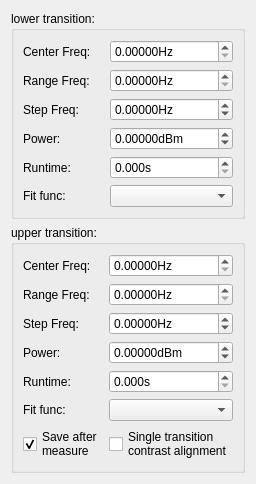
            <widget class="QWidget" name="tab_6">
             <attribute name="title">
              <string>ODMR</string>
             </attribute>
             <layout class="QGridLayout" name="gridLayout_23">
              <item row="0" column="1" colspan="2">
               <widget class="QGroupBox" name="groupBox_7">
                <property name="title">
                 <string>lower transition:</string>
                </property>
                <layout class="QGridLayout" name="gridLayout_24">
                 <item row="1" column="0">
                  <widget class="QLabel" name="label_14">
                   <property name="text">
                    <string>Range Freq:</string>
                   </property>
                  </widget>
                 </item>
                 <item row="0" column="0">
                  <widget class="QLabel" name="label_13">
                   <property name="text">
                    <string>Center Freq:</string>
                   </property>
                  </widget>
                 </item>
                 <item row="5" column="1">
                  <widget class="QComboBox" name="align_2d_odmr_low_fit_func_ComboBox"/>
                 </item>
                 <item row="3" column="1">
                  <widget class="ScienDSpinBox" name="align_2d_odmr_low_power_DSpinBox">
                   <property name="suffix">
                    <string>dBm</string>
                   </property>
                   <property name="decimals">
                    <number>5</number>
                   </property>
                   <property name="minimum">
                    <double>-100.000000000000000</double>
                   </property>
                   <property name="maximum">
                    <double>100.000000000000000</double>
                   </property>
                  </widget>
                 </item>
                 <item row="2" column="0">
                  <widget class="QLabel" name="label_15">
                   <property name="text">
                    <string>Step Freq:</string>
                   </property>
                  </widget>
                 </item>
                 <item row="0" column="1">
                  <widget class="ScienDSpinBox" name="align_2d_odmr_low_center_freq_DSpinBox">
                   <property name="suffix">
                    <string>Hz</string>
                   </property>
                   <property name="decimals">
                    <number>5</number>
                   </property>
                   <property name="maximum">
                    <double>100000000.000000000000000</double>
                   </property>
                  </widget>
                 </item>
                 <item row="3" column="0">
                  <widget class="QLabel" name="label_16">
                   <property name="text">
                    <string>Power:</string>
                   </property>
                  </widget>
                 </item>
                 <item row="4" column="1">
                  <widget class="ScienDSpinBox" name="align_2d_odmr_low_runtime_DSpinBox">
                   <property name="suffix">
                    <string>s</string>
                   </property>
                   <property name="decimals">
                    <number>3</number>
                   </property>
                   <property name="maximum">
                    <double>1000000.000000000000000</double>
                   </property>
                  </widget>
                 </item>
                 <item row="4" column="0">
                  <widget class="QLabel" name="label_20">
                   <property name="text">
                    <string>Runtime:</string>
                   </property>
                  </widget>
                 </item>
                 <item row="5" column="0">
                  <widget class="QLabel" name="label_23">
                   <property name="text">
                    <string>Fit func:</string>
                   </property>
                  </widget>
                 </item>
                 <item row="1" column="1">
                  <widget class="ScienDSpinBox" name="align_2d_odmr_low_range_freq_DSpinBox">
                   <property name="suffix">
                    <string>Hz</string>
                   </property>
                   <property name="decimals">
                    <number>5</number>
                   </property>
                   <property name="maximum">
                    <double>100000000.000000000000000</double>
                   </property>
                  </widget>
                 </item>
                 <item row="2" column="1">
                  <widget class="ScienDSpinBox" name="align_2d_odmr_low_step_freq_DSpinBox">
                   <property name="suffix">
                    <string>Hz</string>
                   </property>
                   <property name="decimals">
                    <number>5</number>
                   </property>
                   <property name="minimum">
                    <double>-100000000.000000000000000</double>
                   </property>
                   <property name="maximum">
                    <double>100000000.000000000000000</double>
                   </property>
                  </widget>
                 </item>
                </layout>
               </widget>
              </item>
              <item row="1" column="1" colspan="2">
               <widget class="QGroupBox" name="groupBox_8">
                <property name="title">
                 <string>upper transition:</string>
                </property>
                <layout class="QGridLayout" name="gridLayout_26">
                 <item row="2" column="0">
                  <widget class="QLabel" name="label_18">
                   <property name="text">
                    <string>Step Freq:</string>
                   </property>
                  </widget>
                 </item>
                 <item row="0" column="0">
                  <widget class="QLabel" name="label_21">
                   <property name="text">
                    <string>Center Freq:</string>
                   </property>
                  </widget>
                 </item>
                 <item row="4" column="0">
                  <widget class="QLabel" name="label_19">
                   <property name="text">
                    <string>Runtime:</string>
                   </property>
                  </widget>
                 </item>
                 <item row="0" column="1">
                  <widget class="ScienDSpinBox" name="align_2d_odmr_high_center_freq_DSpinBox">
                   <property name="suffix">
                    <string>Hz</string>
                   </property>
                   <property name="decimals">
                    <number>5</number>
                   </property>
                   <property name="maximum">
                    <double>100000000.000000000000000</double>
                   </property>
                  </widget>
                 </item>
                 <item row="5" column="1">
                  <widget class="QComboBox" name="align_2d_odmr_high_fit_func_ComboBox"/>
                 </item>
                 <item row="3" column="0">
                  <widget class="QLabel" name="label_17">
                   <property name="text">
                    <string>Power:</string>
                   </property>
                  </widget>
                 </item>
                 <item row="3" column="1">
                  <widget class="ScienDSpinBox" name="align_2d_odmr_high_power_DSpinBox">
                   <property name="suffix">
                    <string>dBm</string>
                   </property>
                   <property name="decimals">
                    <number>5</number>
                   </property>
                   <property name="minimum">
                    <double>-100.000000000000000</double>
                   </property>
                   <property name="maximum">
                    <double>100.000000000000000</double>
                   </property>
                  </widget>
                 </item>
                 <item row="4" column="1">
                  <widget class="ScienDSpinBox" name="align_2d_odmr_high_runtime_DSpinBox">
                   <property name="suffix">
                    <string>s</string>
                   </property>
                   <property name="decimals">
                    <number>3</number>
                   </property>
                   <property name="maximum">
                    <double>10000.000000000000000</double>
                   </property>
                  </widget>
                 </item>
                 <item row="1" column="0">
                  <widget class="QLabel" name="label_22">
                   <property name="text">
                    <string>Range Freq:</string>
                   </property>
                  </widget>
                 </item>
                 <item row="5" column="0">
                  <widget class="QLabel" name="label_24">
                   <property name="text">
                    <string>Fit func:</string>
                   </property>
                  </widget>
                 </item>
                 <item row="1" column="1">
                  <widget class="ScienDSpinBox" name="align_2d_odmr_high_range_freq_DSpinBox">
                   <property name="suffix">
                    <string>Hz</string>
                   </property>
                   <property name="decimals">
                    <number>5</number>
                   </property>
                   <property name="maximum">
                    <double>100000000.000000000000000</double>
                   </property>
                  </widget>
                 </item>
                 <item row="2" column="1">
                  <widget class="ScienDSpinBox" name="align_2d_odmr_high_step_freq_DSpinBox">
                   <property name="suffix">
                    <string>Hz</string>
                   </property>
                   <property name="decimals">
                    <number>5</number>
                   </property>
                   <property name="minimum">
                    <double>-100000000.000000000000000</double>
                   </property>
                   <property name="maximum">
                    <double>100000000.000000000000000</double>
                   </property>
                  </widget>
                 </item>
                 <item row="6" column="0">
                  <widget class="QCheckBox" name="align_2d_odmr_save_after_measure_CheckBox">
                   <property name="text">
                    <string>Save after 
measure</string>
                   </property>
                   <property name="checked">
                    <bool>true</bool>
                   </property>
                  </widget>
                 </item>
                 <item row="6" column="1">
                  <widget class="QCheckBox" name="odmr_2d_single_trans_CheckBox">
                   <property name="text">
                    <string>Single transition
contrast alignment</string>
                   </property>
                  </widget>
                 </item>
                </layout>
               </widget>
              </item>
             </layout>
            </widget>
